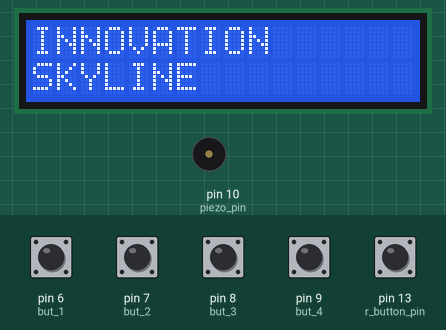
Simulated run of this sketch. Board: Arduino Uno, built with avr-gcc and run on an emulated ATmega328P. Parts: 16×2 character LCD, buzzer (waves = sounding). Inputs (shaded band) come from the test bench; at power-on: pin 6 (but_1), pin 7 (but_2), pin 8 (but_3), pin 9 (but_4), pin 13 (r_button_pin) LOW. What the sketch prints to the serial monitor is not drawn.

Above: at 0.1 s.
4.3 s: pin 6 (but_1) pulled HIGH for 0.15 s
At 5.1 s:
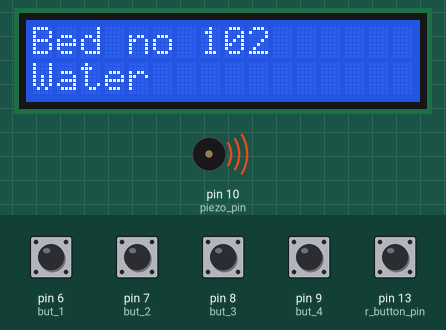
5.9 s: pin 13 (r_button_pin) pulled HIGH for 0.15 s
At 6.4 s:
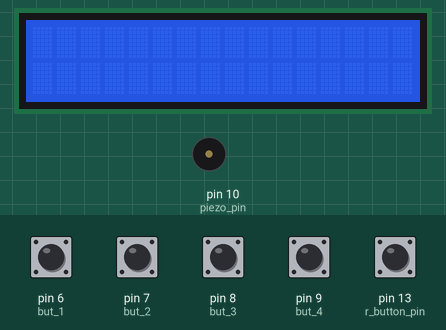
7.5 s: pin 7 (but_2) pulled HIGH for 0.15 s
At 8.6 s:
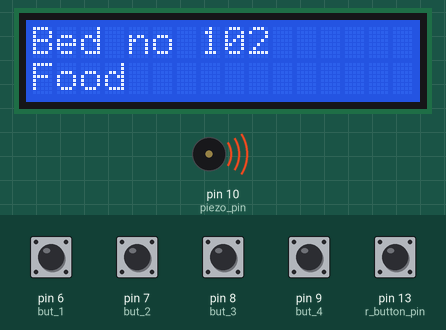
9.1 s: pin 13 (r_button_pin) pulled HIGH for 1 s
At 9.11 s:
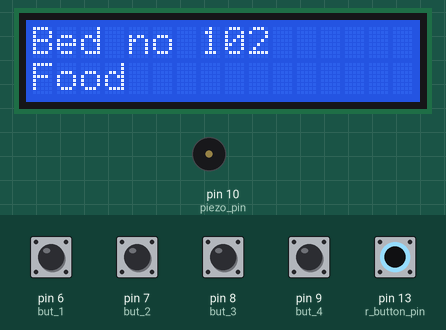
11.6 s: pin 8 (but_3) pulled HIGH for 0.15 s
At 12.4 s:
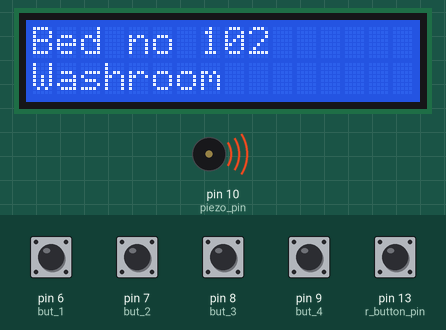
13.2 s: pin 13 (r_button_pin) pulled HIGH for 0.15 s
At 13.21 s:
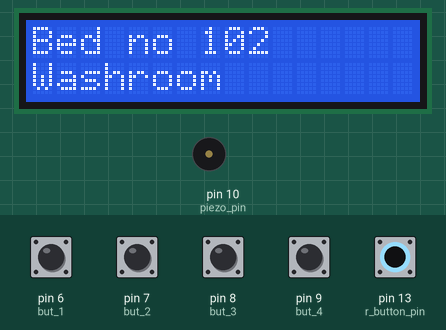
Timing chart, 0 to 15.8 s (numbered marks = the images above; inputs shaded):
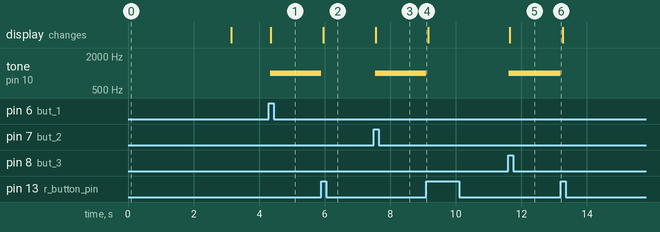

The sketch:

D___D_final_code.ino
```cpp
#include<Wire.h>
#include <LiquidCrystal_I2C.h>
LiquidCrystal_I2C lcd(0x27,16,2);

const int but_1=6;
const int but_2=7;
const int but_3=8;
const int but_4=9;
const int piezo_pin=10;
const int r_button_pin=13;

void setup()
{
  lcd.init();
  lcd.backlight();
  pinMode(but_1,INPUT);
  pinMode(but_2,INPUT);
  pinMode(but_3,INPUT);
  pinMode(but_4,INPUT);
  pinMode(r_button_pin,INPUT);
  pinMode(piezo_pin,OUTPUT);


  Serial.begin(9600);
  lcd.setCursor(0,0);
  lcd.print("INNOVATION");
  lcd.setCursor(0,1);
  lcd.print("SKYLINE");
  delay(3000);


}

void loop()
{

    lcd.begin(16,2);
    if((digitalRead(but_1))==HIGH)
    {
      water();
    }
    if((digitalRead(but_2))==HIGH)
    {
      food();
    }
    if((digitalRead(but_3))==HIGH)
    {
      washroom();
    }
    if((digitalRead(but_4))==HIGH)
    {
      emergency();
    }


}

void reset()
{

    if((digitalRead(r_button_pin))==HIGH)
    {
      noTone(piezo_pin);
    }
    else
    {
      reset();
    }
}

void water()
{

    tone(piezo_pin,1000);
    Serial.println("water");

    lcd.setCursor(0,0);
    lcd.print("Bed no 102");
    lcd.setCursor(0,1);
    lcd.print("Water");

    reset();


}

void food()
{


    tone(piezo_pin,1000);
    Serial.println("food");

    lcd.setCursor(0,0);
    lcd.print("Bed no 102");
    lcd.setCursor(0,1);
    lcd.print("Food");

    reset();

  }

void washroom()
{

    tone(piezo_pin,1000);
    Serial.println("washroom");

    lcd.setCursor(0,0);
    lcd.print("Bed no 102");
    lcd.setCursor(0,1);
    lcd.print("Washroom");

    reset();

}

void emergency()
{
    tone(piezo_pin,1000);
    Serial.println("emergency");

    lcd.setCursor(0,0);
    lcd.print("Bed no 102");
    lcd.setCursor(0,1);
    lcd.print("Emergency");

    reset();
}
```

Measured:
- after the input at 4.3 s, tone on pin 10 (piezo_pin): silent → 1000 Hz at once; the display: changes after 0.06 s (image 1)
- after the input at 5.9 s, tone on pin 10 (piezo_pin): 1000 Hz → silent at once; the display: changes after 0.06 s (image 2)
- after the input at 7.5 s, tone on pin 10 (piezo_pin): silent → 1000 Hz at once; the display: changes after 0.05 s (image 3)
- after the input at 9.1 s, tone on pin 10 (piezo_pin): 1000 Hz → silent at once
- after the input at 11.6 s, tone on pin 10 (piezo_pin): silent → 1000 Hz at once; the display: changes at once (image 5)
- after the input at 13.2 s, tone on pin 10 (piezo_pin): 1000 Hz → silent at once
